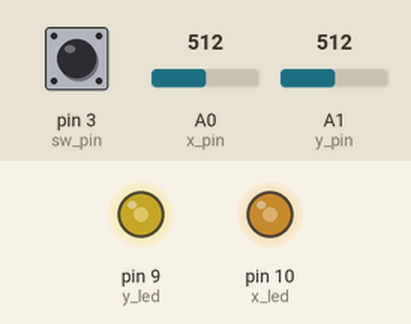
Bench run of a sketch on a simulated Arduino Uno, built with avr-gcc and run on an emulated ATmega328P. Shown: output pins drawn as LEDs (lit = HIGH). The test bench sets the inputs (shaded band); at power-on: A0 (x_pin) = 512, pin 3 (sw_pin) HIGH, A1 (y_pin) = 512. What the sketch prints to the serial monitor is not drawn.

Above: at 1.2 s.
1.3 s: A0 (x_pin) set to 414
At 2.0 s:
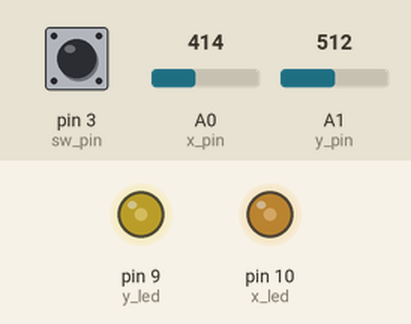
4.3 s: A0 (x_pin) set to 385
At 4.8 s:
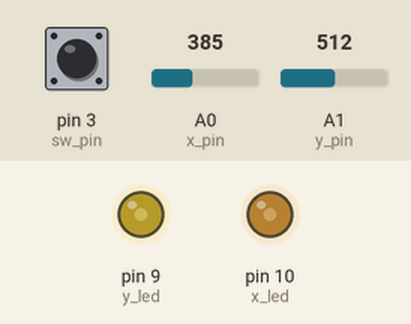
5.8 s: A0 (x_pin) set to 716
At 6.9 s:
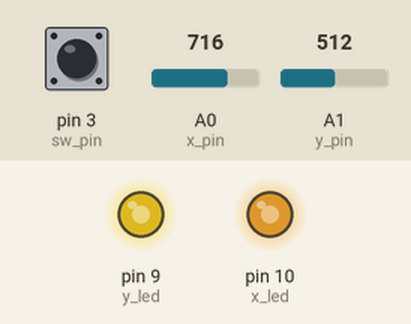
7.4 s: A0 (x_pin) set to 122
At 8.3 s:
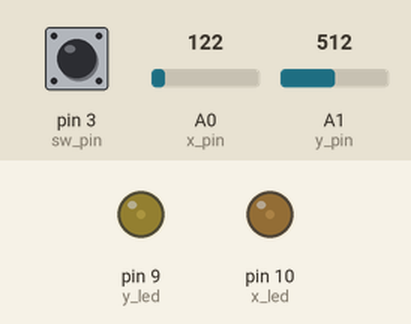
9.0 s: A0 (x_pin) set to 900
At 10.3 s:
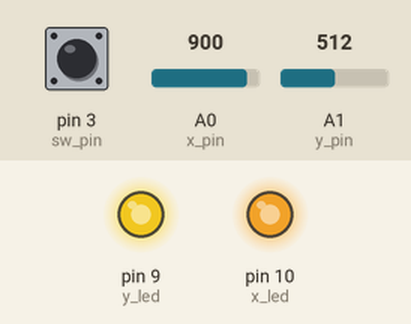
10.6 s: A0 (x_pin) set to 511
At 11.8 s:
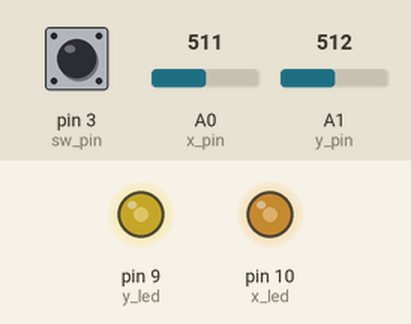
Timing chart, 0 to 13.6 s (numbered marks = the images above; inputs shaded):
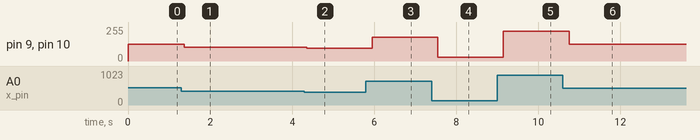

Measured:
- after the input at 1.3 s, pin 9 (y_led), pin 10 (x_led): 127/255 → 103/255 after 0.08 s
- after the input at 4.3 s, pin 9 (y_led), pin 10 (x_led): 103/255 → 95/255 after 0.06 s
- after the input at 5.8 s, pin 9 (y_led), pin 10 (x_led): 95/255 → 178/255 after 0.15 s
- after the input at 7.4 s, pin 9 (y_led), pin 10 (x_led): 178/255 → 30/255 after 0.15 s
- after the input at 9.0 s, pin 9 (y_led), pin 10 (x_led): 30/255 → 224/255 after 0.15 s
- after the input at 10.6 s, pin 9 (y_led), pin 10 (x_led): 224/255 → 127/255 after 0.15 s

The sketch:

joystick2.ino
```cpp
#define x_pin A0
#define y_pin A1
#define sw_pin 3

#define x_led 10
#define y_led 9
#define sw_led 8

void setup(){
  pinMode(x_pin, INPUT);
  pinMode(y_pin, INPUT);
  pinMode(sw_pin, INPUT);

  pinMode(x_led, INPUT);
  pinMode(y_led, INPUT);
  pinMode(sw_led, INPUT);

  Serial.begin(9600);

}

void loop(){
  int x_data = analogRead(x_pin);
  int y_data = analogRead(y_pin);
  int sw_data = digitalRead(sw_pin);

  int x_out = map(x_data,0,1023,0,255);
  int y_out = map(x_data,0,1023,0,255);

  analogWrite(x_led, x_out);
  analogWrite(y_led, y_out);
  digitalWrite(sw_led, sw_data);

  Serial.print("ข้อมูลออกที่ LED สีเขียว :");
  Serial.println(x_out);

  Serial.print("ข้อมูลออกที่ LED สีเหลือง:");
  Serial.println(y_out);

  Serial.print("ข้อมูลป่มสวิตซ์:");
  Serial.println(sw_data);

  delay(100);

}
```
